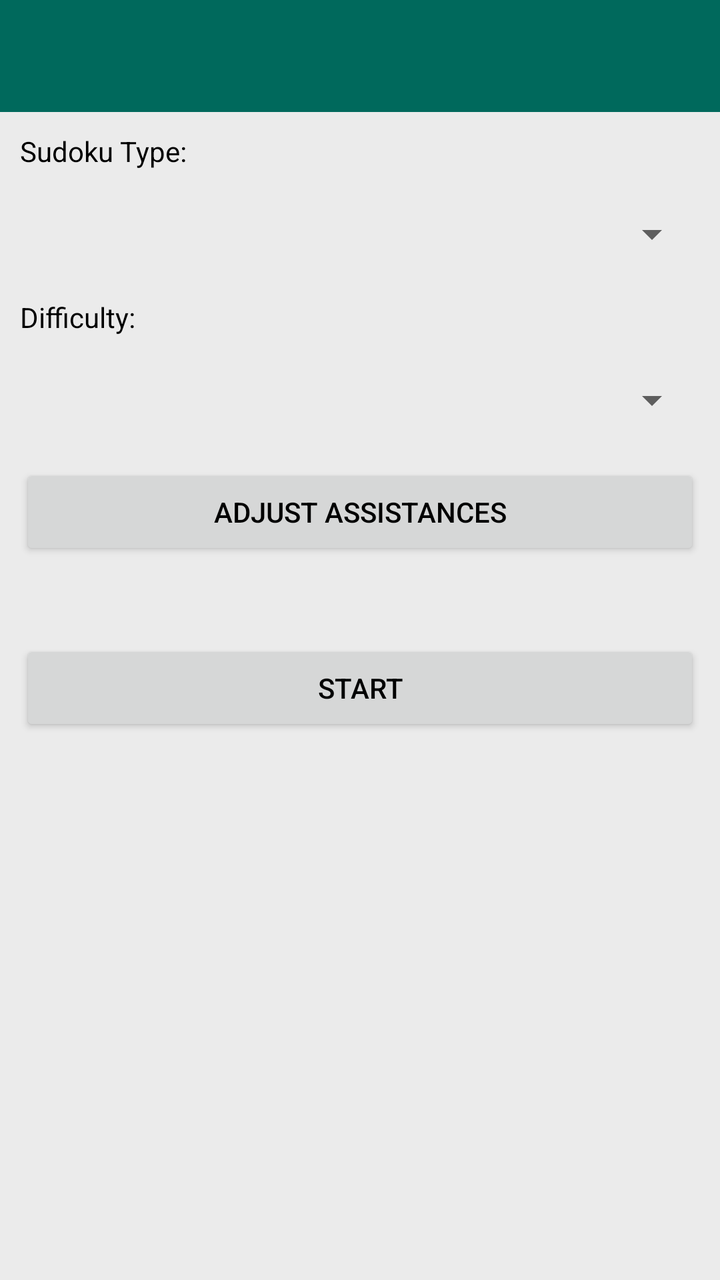
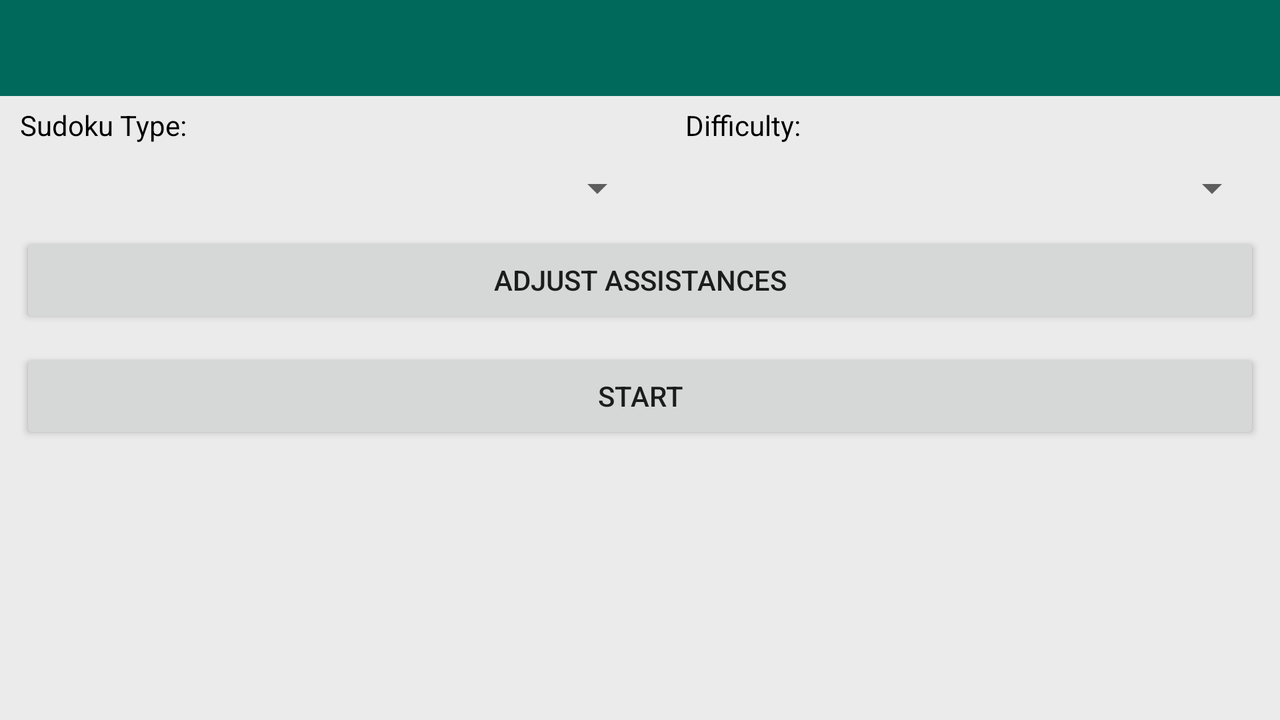

Compare how this app lays out the same screen by default and in its alternative resource folder. The renders come first, then the two layout files and the values they reference.
<!-- AndroidManifest.xml: application theme Theme.DesignDemo -->
<!-- res/layout/sudokupreferences.xml -->
<?xml version="1.0" encoding="utf-8"?>
<ScrollView xmlns:android="http://schemas.android.com/apk/res/android"
	    android:layout_width="fill_parent"
	    android:layout_height="fill_parent"
	    android:orientation="vertical" 
	    android:background="@drawable/background_serious" >


	<LinearLayout
	    android:layout_width="fill_parent"
	    android:layout_height="wrap_content"
	    android:orientation="vertical" >
		<include layout="@layout/toolbar"/>
	    
	    
	    <TextView
	        android:id="@+id/textview_sudokutype"
	        android:layout_width="wrap_content"
	        android:layout_height="wrap_content"
	        android:layout_margin="10dp"
	        android:text="@string/subtitle_sudokupreferences_sudokutype"
	        android:textColor="@android:color/black" />
	
	    <Spinner
	        android:id="@+id/spinner_sudokutype"
	        android:layout_width="fill_parent"
	        android:layout_height="wrap_content"
	        android:layout_margin="10dp"
	        android:prompt="@string/sf_sudokupreferences_sudokutype"
	        android:textColor="@android:color/black" />

		<TextView
			android:id="@+id/textview_no_sudokutypes"
			android:layout_width="wrap_content"
			android:layout_height="wrap_content"
			android:layout_margin="10dp"
			android:text="@string/subtitle_sudokupreferences_sudokucomplexity"
			android:textColor="@android:color/black"
			android:visibility="gone" />

		<TextView
			android:id="@+id/textview_sudokucomplexity"
			android:layout_width="wrap_content"
			android:layout_height="wrap_content"
			android:layout_margin="10dp"
			android:text="@string/subtitle_sudokupreferences_sudokucomplexity"
			android:textColor="@android:color/black" />

	    <Spinner
	        android:id="@+id/spinner_sudokucomplexity"
	        android:layout_width="fill_parent"
	        android:layout_height="wrap_content"
	        android:layout_margin="10dp"
	        android:prompt="@string/sf_sudokupreferences_sudokucomplexity"
	        android:textColor="@android:color/black" />
	
	    <Button
	        android:id="@+id/button_assistances"
	        android:layout_width="fill_parent"
	        android:layout_height="wrap_content"
	        android:layout_gravity="center"
	        android:layout_margin="10dp"
	        android:onClick="switchToAssistances"
	        android:text="@string/sf_sudokupreferences_assistances"
	        android:textColor="@android:color/black" />
	        
	    <Button
	        android:id="@+id/button_start"
	        android:layout_width="fill_parent"
	        android:layout_height="wrap_content"
	        android:layout_marginLeft="10dp"
	        android:layout_marginRight="10dp"
	        android:layout_marginTop="30dp"
	        android:layout_marginBottom="60dp"
	        android:layout_weight="0.0"
	        android:onClick="startGame"
	        android:text="@string/sf_sudokupreferences_start"
	        android:textColor="@android:color/black" />
	
	</LinearLayout>
</ScrollView>
<!-- res/layout/toolbar.xml (included above) -->
<androidx.appcompat.widget.Toolbar
    xmlns:android="http://schemas.android.com/apk/res/android"
    xmlns:app="http://schemas.android.com/apk/res-auto"

    android:id="@+id/toolbar"
    android:layout_width="match_parent"
    android:layout_height="?attr/actionBarSize"
    android:background="?attr/colorPrimary"
    app:popupTheme="@style/ThemeOverlay.AppCompat.Light"
    app:layout_collapseMode="pin"
    app:titleTextColor="@color/text1"
    app:subtitleTextColor="@color/text1"
    />
<!-- resources referenced by this layout -->
<resources>
  <!-- drawable background_serious (drawable) -->
  <?xml version="1.0" encoding="utf-8"?>
  <shape xmlns:android="http://schemas.android.com/apk/res/android">
  	<gradient
  	    android:gradientRadius="45"
  		android:endColor=  "#EBEBEB"
  		android:startColor="#EBEBEB"
  		android:type="radial" />
  </shape>
  <string name="sf_sudokupreferences_assistances">Adjust Assistances</string>
  <string name="sf_sudokupreferences_start">Start</string>
  <string name="sf_sudokupreferences_sudokucomplexity">Choose Difficulty</string>
  <string name="sf_sudokupreferences_sudokutype">Choose Sudoku Type</string>
  <string name="subtitle_sudokupreferences_sudokucomplexity">Difficulty:</string>
  <string name="subtitle_sudokupreferences_sudokutype">Sudoku Type:</string>
  <style name="Theme.DesignDemo" parent="Base.Theme.DesignDemo">
      </style>
  <style name="Base.Theme.DesignDemo" parent="Theme.AppCompat.Light.NoActionBar">
          <item name="colorPrimary">#00695c</item>
          <item name="colorPrimaryDark">#004d40</item>
          <item name="colorAccent">#7c6354</item>
          
          <item name="android:windowBackground">@color/window_background</item>
      </style>
</resources>
<!-- res/layout-land/sudokupreferences.xml (the repository's variant of the layout above) -->
<!-- drawn on the phone turned sideways -->
<?xml version="1.0" encoding="utf-8"?>
<LinearLayout xmlns:android="http://schemas.android.com/apk/res/android"
    android:layout_width="fill_parent"
    android:layout_height="fill_parent"
    android:orientation="vertical" 
    android:background="@drawable/background_serious" >
    <include layout="@layout/toolbar"/>

    <LinearLayout
        android:layout_width="fill_parent"
        android:layout_height="wrap_content"
        android:orientation="horizontal">
    <LinearLayout
	    android:layout_width="wrap_content"
	    android:layout_height="fill_parent"
	    android:layout_weight="1.0"
	    android:orientation="vertical">
    <TextView
        android:id="@+id/textview_sudokutype"
        android:layout_width="wrap_content"
        android:layout_height="wrap_content"
        android:layout_marginLeft="10dp"
        android:layout_marginRight="10dp"
        android:layout_marginTop="5dp"
        android:layout_marginBottom="5dp"
        android:text="@string/subtitle_sudokupreferences_sudokutype"
        android:textColor="@android:color/black" />

    <Spinner
        android:id="@+id/spinner_sudokutype"
        android:layout_width="fill_parent"
        android:layout_height="wrap_content"
        android:layout_marginLeft="10dp"
        android:layout_marginRight="10dp"
        android:layout_marginTop="5dp"
        android:layout_marginBottom="5dp"
        android:prompt="@string/sf_sudokupreferences_sudokutype" />
	</LinearLayout>

    <LinearLayout
	    android:layout_width="wrap_content"
	    android:layout_height="fill_parent"
	    android:layout_weight="1.0"
	    android:orientation="vertical">
    <TextView
        android:id="@+id/textview_sudokucomplexity"
        android:layout_width="wrap_content"
        android:layout_height="wrap_content"
        android:layout_marginLeft="10dp"
        android:layout_marginRight="10dp"
        android:layout_marginTop="5dp"
        android:layout_marginBottom="5dp"
        android:text="@string/subtitle_sudokupreferences_sudokucomplexity"
        android:textColor="@android:color/black" />

    <Spinner
        android:id="@+id/spinner_sudokucomplexity"
        android:layout_width="fill_parent"
        android:layout_height="wrap_content"
        android:layout_marginLeft="10dp"
        android:layout_marginRight="10dp"
        android:layout_marginTop="5dp"
        android:layout_marginBottom="5dp"
        android:prompt="@string/sf_sudokupreferences_sudokucomplexity" />
	</LinearLayout>
	</LinearLayout>
	
     
    <Button
        android:id="@+id/button_assistances"
        android:layout_width="fill_parent"
        android:layout_height="wrap_content"
        android:layout_marginLeft="10dp"
        android:layout_marginRight="10dp"
        android:layout_marginTop="5dp"
        android:layout_marginBottom="5dp"
        android:onClick="switchToAssistances"
        android:text="@string/sf_sudokupreferences_assistances" />

    <Button
        android:id="@+id/button_start"
        android:layout_width="fill_parent"
        android:layout_height="wrap_content"
        android:layout_marginLeft="10dp"
        android:layout_marginRight="10dp"
        android:layout_marginTop="5dp"
        android:layout_marginBottom="5dp"
        android:onClick="startGame"
        android:text="@string/sf_sudokupreferences_start" />

</LinearLayout>
